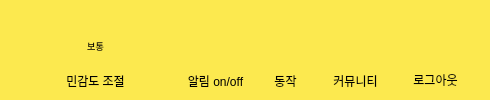
<?xml version="1.0" encoding="UTF-8"?>
<ui version="4.0">
 <class>Main</class>
 <widget class="QMainWindow" name="Main">
  <property name="enabled">
   <bool>true</bool>
  </property>
  <property name="geometry">
   <rect>
    <x>0</x>
    <y>0</y>
    <width>490</width>
    <height>100</height>
   </rect>
  </property>
  <property name="windowTitle">
   <string>MainWindow</string>
  </property>
  <property name="windowIcon">
   <iconset>
    <normaloff>:/cam/webcam.png</normaloff>:/cam/webcam.png</iconset>
  </property>
  <property name="windowOpacity">
   <double>1.000000000000000</double>
  </property>
  <property name="styleSheet">
   <string notr="true"/>
  </property>
  <property name="animated">
   <bool>true</bool>
  </property>
  <property name="tabShape">
   <enum>QTabWidget::Rounded</enum>
  </property>
  <widget class="QWidget" name="centralwidget">
   <widget class="QFrame" name="frame">
    <property name="geometry">
     <rect>
      <x>0</x>
      <y>0</y>
      <width>491</width>
      <height>100</height>
     </rect>
    </property>
    <property name="toolTip">
     <string/>
    </property>
    <property name="styleSheet">
     <string notr="true">background-color: rgb(252, 233, 79);
</string>
    </property>
    <property name="frameShape">
     <enum>QFrame::StyledPanel</enum>
    </property>
    <property name="frameShadow">
     <enum>QFrame::Raised</enum>
    </property>
    <widget class="QFrame" name="frame_2">
     <property name="geometry">
      <rect>
       <x>10</x>
       <y>10</y>
       <width>471</width>
       <height>80</height>
      </rect>
     </property>
     <property name="styleSheet">
      <string notr="true">background: transparent;
border-radius:0px;
</string>
     </property>
     <property name="frameShape">
      <enum>QFrame::StyledPanel</enum>
     </property>
     <property name="frameShadow">
      <enum>QFrame::Raised</enum>
     </property>
     <widget class="QPushButton" name="pushButton_Plus">
      <property name="geometry">
       <rect>
        <x>10</x>
        <y>10</y>
        <width>51</width>
        <height>51</height>
       </rect>
      </property>
      <property name="styleSheet">
       <string notr="true">border-radius:20px;
background: transparent

</string>
      </property>
      <property name="text">
       <string/>
      </property>
      <property name="icon">
       <iconset>
        <normaloff>plus-math.png</normaloff>plus-math.png</iconset>
      </property>
      <property name="iconSize">
       <size>
        <width>43</width>
        <height>43</height>
       </size>
      </property>
     </widget>
     <widget class="QPushButton" name="pushButton_Minus">
      <property name="geometry">
       <rect>
        <x>110</x>
        <y>10</y>
        <width>51</width>
        <height>51</height>
       </rect>
      </property>
      <property name="styleSheet">
       <string notr="true">border-radius:20px;
background: transparent
</string>
      </property>
      <property name="icon">
       <iconset>
        <normaloff>minus-icon.png</normaloff>minus-icon.png</iconset>
      </property>
      <property name="iconSize">
       <size>
        <width>43</width>
        <height>43</height>
       </size>
      </property>
     </widget>
     <widget class="QLabel" name="Sensitivity_label">
      <property name="geometry">
       <rect>
        <x>60</x>
        <y>20</y>
        <width>51</width>
        <height>31</height>
       </rect>
      </property>
      <property name="font">
       <font>
        <family>맑은 고딕</family>
        <pointsize>7</pointsize>
        <weight>9</weight>
        <italic>false</italic>
        <bold>false</bold>
       </font>
      </property>
      <property name="styleSheet">
       <string notr="true">font: 75 7pt &quot;맑은 고딕&quot;;
background: transparent
</string>
      </property>
      <property name="frameShape">
       <enum>QFrame::NoFrame</enum>
      </property>
      <property name="frameShadow">
       <enum>QFrame::Plain</enum>
      </property>
      <property name="lineWidth">
       <number>1</number>
      </property>
      <property name="midLineWidth">
       <number>0</number>
      </property>
      <property name="text">
       <string>보통</string>
      </property>
      <property name="alignment">
       <set>Qt::AlignCenter</set>
      </property>
     </widget>
     <widget class="QPushButton" name="pushButton_Logout">
      <property name="geometry">
       <rect>
        <x>400</x>
        <y>10</y>
        <width>51</width>
        <height>51</height>
       </rect>
      </property>
      <property name="styleSheet">
       <string notr="true">border-radius:15px;
background: transparent
</string>
      </property>
      <property name="text">
       <string/>
      </property>
      <property name="icon">
       <iconset>
        <normaloff>로그아웃.png</normaloff>로그아웃.png</iconset>
      </property>
      <property name="iconSize">
       <size>
        <width>43</width>
        <height>43</height>
       </size>
      </property>
     </widget>
     <widget class="QPushButton" name="pushButton_Community">
      <property name="geometry">
       <rect>
        <x>320</x>
        <y>10</y>
        <width>51</width>
        <height>51</height>
       </rect>
      </property>
      <property name="styleSheet">
       <string notr="true">border-radius:30px;
background: transparent
</string>
      </property>
      <property name="text">
       <string/>
      </property>
      <property name="icon">
       <iconset>
        <normaloff>커뮤.png</normaloff>커뮤.png</iconset>
      </property>
      <property name="iconSize">
       <size>
        <width>43</width>
        <height>43</height>
       </size>
      </property>
     </widget>
     <widget class="QLabel" name="Logout_label">
      <property name="enabled">
       <bool>true</bool>
      </property>
      <property name="geometry">
       <rect>
        <x>390</x>
        <y>60</y>
        <width>71</width>
        <height>20</height>
       </rect>
      </property>
      <property name="layoutDirection">
       <enum>Qt::LeftToRight</enum>
      </property>
      <property name="autoFillBackground">
       <bool>false</bool>
      </property>
      <property name="styleSheet">
       <string notr="true">font: 75 7pt &quot;맑은 고딕&quot;;
</string>
      </property>
      <property name="frameShape">
       <enum>QFrame::NoFrame</enum>
      </property>
      <property name="lineWidth">
       <number>0</number>
      </property>
      <property name="text">
       <string>로그아웃</string>
      </property>
      <property name="alignment">
       <set>Qt::AlignCenter</set>
      </property>
     </widget>
     <widget class="QLabel" name="Community_label">
      <property name="geometry">
       <rect>
        <x>310</x>
        <y>60</y>
        <width>71</width>
        <height>21</height>
       </rect>
      </property>
      <property name="layoutDirection">
       <enum>Qt::LeftToRight</enum>
      </property>
      <property name="styleSheet">
       <string notr="true">font: 75 7pt &quot;맑은 고딕&quot;;</string>
      </property>
      <property name="text">
       <string>커뮤니티</string>
      </property>
      <property name="alignment">
       <set>Qt::AlignCenter</set>
      </property>
     </widget>
     <widget class="QLabel" name="Community_label_3">
      <property name="geometry">
       <rect>
        <x>50</x>
        <y>60</y>
        <width>71</width>
        <height>21</height>
       </rect>
      </property>
      <property name="layoutDirection">
       <enum>Qt::LeftToRight</enum>
      </property>
      <property name="styleSheet">
       <string notr="true">font: 75 7pt &quot;맑은 고딕&quot;;</string>
      </property>
      <property name="text">
       <string>민감도 조절</string>
      </property>
      <property name="alignment">
       <set>Qt::AlignCenter</set>
      </property>
     </widget>
     <widget class="QLabel" name="Community_label_2">
      <property name="geometry">
       <rect>
        <x>240</x>
        <y>60</y>
        <width>71</width>
        <height>21</height>
       </rect>
      </property>
      <property name="layoutDirection">
       <enum>Qt::LeftToRight</enum>
      </property>
      <property name="styleSheet">
       <string notr="true">font: 75 7pt &quot;맑은 고딕&quot;;</string>
      </property>
      <property name="text">
       <string>동작</string>
      </property>
      <property name="alignment">
       <set>Qt::AlignCenter</set>
      </property>
     </widget>
     <widget class="QPushButton" name="pushButton_CamOn">
      <property name="geometry">
       <rect>
        <x>246</x>
        <y>10</y>
        <width>61</width>
        <height>61</height>
       </rect>
      </property>
      <property name="styleSheet">
       <string notr="true">border-radius:30px;
background: transparent
</string>
      </property>
      <property name="text">
       <string/>
      </property>
      <property name="icon">
       <iconset>
        <normaloff>웹캠xa.png</normaloff>웹캠xa.png</iconset>
      </property>
      <property name="iconSize">
       <size>
        <width>60</width>
        <height>60</height>
       </size>
      </property>
      <property name="autoDefault">
       <bool>false</bool>
      </property>
     </widget>
     <widget class="QPushButton" name="pushButton_bell">
      <property name="geometry">
       <rect>
        <x>180</x>
        <y>10</y>
        <width>51</width>
        <height>51</height>
       </rect>
      </property>
      <property name="contextMenuPolicy">
       <enum>Qt::PreventContextMenu</enum>
      </property>
      <property name="styleSheet">
       <string notr="true">border-radius:30px;
background: transparent
</string>
      </property>
      <property name="text">
       <string/>
      </property>
      <property name="icon">
       <iconset>
        <normaloff>bell_on.png</normaloff>
        <selectedon>bell_off.png</selectedon>bell_on.png</iconset>
      </property>
      <property name="iconSize">
       <size>
        <width>40</width>
        <height>40</height>
       </size>
      </property>
      <property name="autoDefault">
       <bool>false</bool>
      </property>
     </widget>
     <widget class="QLabel" name="Community_label_4">
      <property name="geometry">
       <rect>
        <x>170</x>
        <y>60</y>
        <width>71</width>
        <height>21</height>
       </rect>
      </property>
      <property name="layoutDirection">
       <enum>Qt::LeftToRight</enum>
      </property>
      <property name="styleSheet">
       <string notr="true">font: 75 7pt &quot;맑은 고딕&quot;;</string>
      </property>
      <property name="text">
       <string>알림 on/off</string>
      </property>
      <property name="alignment">
       <set>Qt::AlignCenter</set>
      </property>
     </widget>
     <zorder>Sensitivity_label</zorder>
     <zorder>pushButton_Plus</zorder>
     <zorder>pushButton_Minus</zorder>
     <zorder>pushButton_Logout</zorder>
     <zorder>pushButton_Community</zorder>
     <zorder>Community_label</zorder>
     <zorder>Logout_label</zorder>
     <zorder>Community_label_3</zorder>
     <zorder>Community_label_2</zorder>
     <zorder>pushButton_CamOn</zorder>
     <zorder>pushButton_bell</zorder>
     <zorder>Community_label_4</zorder>
    </widget>
    <widget class="QLabel" name="label">
     <property name="geometry">
      <rect>
       <x>-300</x>
       <y>-270</y>
       <width>1171</width>
       <height>641</height>
      </rect>
     </property>
     <property name="text">
      <string/>
     </property>
     <property name="pixmap">
      <pixmap>파스텔1.png</pixmap>
     </property>
    </widget>
    <zorder>label</zorder>
    <zorder>frame_2</zorder>
   </widget>
  </widget>
 </widget>
 <resources/>
 <connections/>
</ui>
